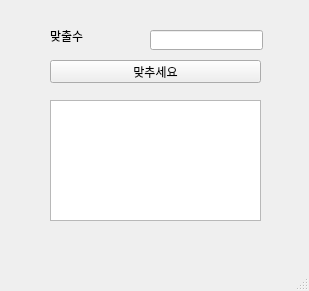
<?xml version="1.0" encoding="UTF-8"?>
<ui version="4.0">
 <class>MainWindow</class>
 <widget class="QMainWindow" name="MainWindow">
  <property name="geometry">
   <rect>
    <x>0</x>
    <y>0</y>
    <width>309</width>
    <height>291</height>
   </rect>
  </property>
  <property name="windowTitle">
   <string>MainWindow</string>
  </property>
  <widget class="QWidget" name="centralwidget">
   <widget class="QLabel" name="lbl">
    <property name="geometry">
     <rect>
      <x>50</x>
      <y>30</y>
      <width>56</width>
      <height>12</height>
     </rect>
    </property>
    <property name="text">
     <string>맞출수</string>
    </property>
   </widget>
   <widget class="QLineEdit" name="le">
    <property name="geometry">
     <rect>
      <x>150</x>
      <y>30</y>
      <width>113</width>
      <height>20</height>
     </rect>
    </property>
   </widget>
   <widget class="QPushButton" name="pb">
    <property name="geometry">
     <rect>
      <x>50</x>
      <y>60</y>
      <width>211</width>
      <height>23</height>
     </rect>
    </property>
    <property name="text">
     <string>맞추세요</string>
    </property>
   </widget>
   <widget class="QTextEdit" name="te">
    <property name="geometry">
     <rect>
      <x>50</x>
      <y>100</y>
      <width>211</width>
      <height>121</height>
     </rect>
    </property>
   </widget>
  </widget>
  <widget class="QMenuBar" name="menubar">
   <property name="geometry">
    <rect>
     <x>0</x>
     <y>0</y>
     <width>309</width>
     <height>21</height>
    </rect>
   </property>
  </widget>
  <widget class="QStatusBar" name="statusbar"/>
 </widget>
 <resources/>
 <connections/>
</ui>
